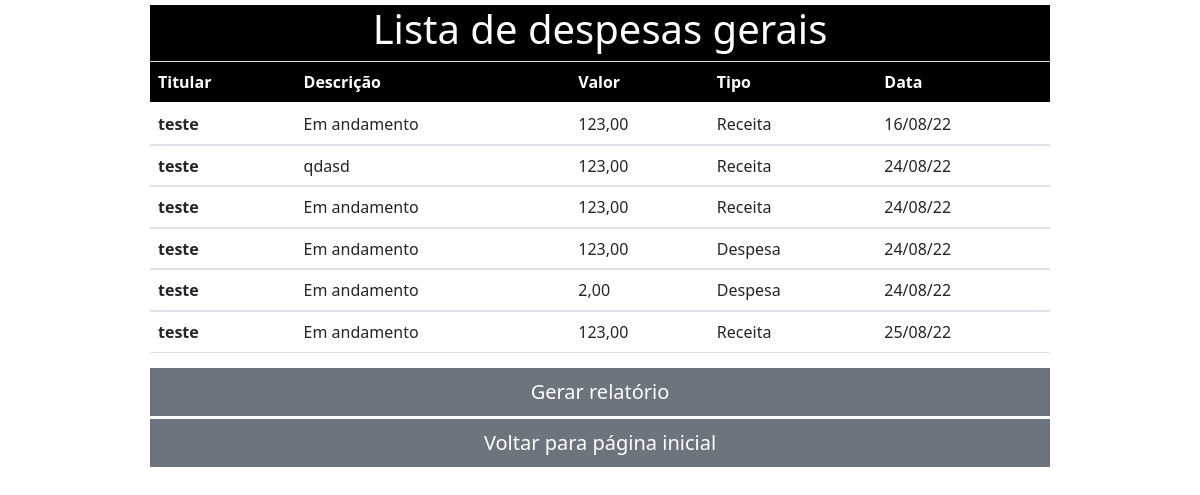
The page /despesas/ (signed in) on the database its author committed.
### ProjetoFinancas/models.py (models this page shows, shortened)
class Conta(models.Model):
    titular = models.ForeignKey(Usuario, on_delete=models.CASCADE)
    descricao = models.CharField(max_length=30)
    valor = models.DecimalField(max_digits=10, decimal_places=2)
    data_criacao = models.DateField()
    ehDespesa = models.BooleanField(default=False)
    ehReceita = models.BooleanField(default=False)

class Usuario(models.Model):
    user = models.ForeignKey(User, on_delete=models.CASCADE)
    telefone = models.IntegerField()
    email = models.EmailField(max_length=250)
    def __str__(self):
        return self.user.username

### ProjetoFinancas/views.py (the view)
# urls.py: path('despesas/', views.listar_despesas.as_view(), name='listar_despesas'),
@method_decorator(login_required(login_url='/login'), name='dispatch')
class listar_despesas(View):
    def get(self, request, *args, **kwargs):
        contas = Conta.objects.all().order_by('data_criacao')
        y = 0
        z = 0
        for x in contas:
            if x.ehDespesa == True:
                y += x.valor
            else:
                z += x.valor
        saldo = z - y
        context = {
            'contas': contas,
            'y':y,
            'z':z,
            'saldo':saldo
        }
        return render(request, 'listar_despesas.html', context=context )

### ProjetoFinancas/templates/listar_despesas.html (shortened to what this page needs)
{% load static %}
<!DOCTYPE html>
<html lang="pt-br">
<head>
    <link rel="stylesheet" href="{% static 'css/despesas.css' %}">
    <link rel="stylesheet" href="https://cdn.jsdelivr.net/npm/bootstrap@4.0.0/dist/css/bootstrap.min.css">
    <link href="https://cdn.jsdelivr.net/npm/bootstrap@5.0.2/dist/css/bootstrap.min.css" rel="stylesheet">
</head>
<body>
    <header>
        <div class="logo">
            <h1>Lista de despesas gerais</h1>
        </div>
    </header>
    <section>
        <div class="tabela">
            <table class="table">
                <thead class="cab">
                    <tr>
                    <th scope="col">Titular</th>
                    <th scope="col">Descrição</th>
                    <th scope="col">Valor</th>
                    <th scope="col">Tipo</th>
                    <th scope="col">Data</th>
                    </tr>
                </thead>
                {% for d in contas %}
                    <tbody>
                        <tr>
                        <th scope="row">{{ d.titular }}</th>
                        <td>{{ d.descricao }}</td>
                        <td>{{ d.valor }}</td>
                        {% if d.ehDespesa == True %}
                            <td>Despesa</td>
                        {% else %}
                            <td>Receita</td>
                        {% endif %}
                        <td>{{ d.data_criacao|date:"d/m/y"}}</td>
                        </tr>
                    </tbody>
                {% endfor %}
            </table>
        </div>
        <div class="btns">
            <button type="button" class="btn btn-secondary btn-lg btn-block">Gerar relatório</button>
            <a href="/" class="btn btn-secondary btn-lg btn-block">Voltar para página inicial</a>
        </div>
    </section>
</body>
</html>

### ProjetoFinancas/static/css/despesas.css (style rules this page uses)
* { margin: 0; padding: 0; }
header { display: flex; justify-content: center; margin-top: 5px; }
.logo { background-color: black; color: white; width: 900px; display: flex; margin-right: auto; margin-left: auto; justify-content: center; }
.tabela { display: flex; width: 900px; margin-right: auto; margin-left: auto; }
.cab { background-color: black; color: white; }
.btns { width: 900px; margin-right: auto; margin-left: auto; }
.btns button { margin-bottom: -5px; border-radius: 0px; }
.btns a { border-radius: 0px; }

### rows shown on the page
Conta: titular "teste", descricao "Em andamento", valor "123,00", ehDespesa "Receita", data_criacao "16/08/22"
Conta: titular "teste", descricao "qdasd", valor "123,00", ehDespesa "Receita", data_criacao "24/08/22"
Conta: titular "teste", descricao "Em andamento", valor "123,00", ehDespesa "Receita", data_criacao "24/08/22"
Conta: titular "teste", descricao "Em andamento", valor "123,00", ehDespesa "Despesa", data_criacao "24/08/22"
Conta: titular "teste", descricao "Em andamento", valor "2,00", ehDespesa "Despesa", data_criacao "24/08/22"
Conta: titular "teste", descricao "Em andamento", valor "123,00", ehDespesa "Receita", data_criacao "25/08/22"
